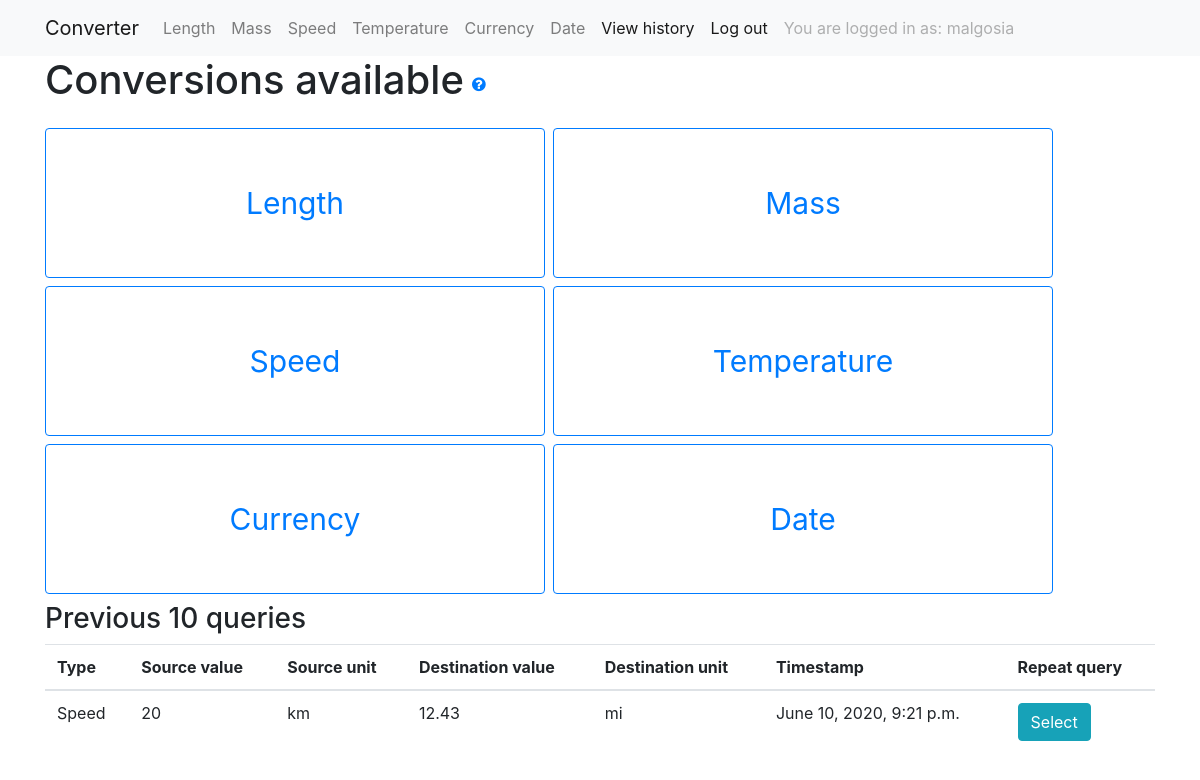
Page / (signed in) on the committed database.
### user_interface/models.py (models this page shows, shortened)
class Type(models.Model):
    measurement = models.CharField(max_length=50)
    def __str__(self):
        return self.measurement

class History(models.Model):
    timestamp = models.DateTimeField(auto_now_add=True)
    source_unit = models.ForeignKey('Unit', on_delete=models.CASCADE, related_name="source")
    source_value = models.CharField(max_length=200)
    destination_unit =  models.ForeignKey('Unit', on_delete=models.CASCADE, related_name="destination")
    destination_value = models.CharField(max_length=200)
    type = models.ForeignKey('Type', on_delete=models.CASCADE)
    user = models.ForeignKey(User, on_delete=models.CASCADE)

class Unit(models.Model):
    type = models.ForeignKey('Type', on_delete=models.CASCADE)
    to_base_multiplier = models.FloatField()
    to_base_adder = models.FloatField()
    unit = models.CharField(max_length=50)
    abbreviation = models.CharField(max_length=10)
    description = models.TextField()

### user_interface/views.py (the view)
# urls.py: path("", views.index, name="index"),
def index(request):
    types = Type.objects.all()
    context = {"types": types}
    if request.user.is_authenticated:
        queries = History.objects.filter(user__exact=request.user).order_by('-timestamp')[:10]
        context['queries'] = queries
    return render(request, "index.html", context)

### user_interface/templates/index.html (shortened to what this page needs)
{% extends "base.html" %} {% load static %} {% block page_content %}
<head>
</head>
<div class="d-flex flex-row bd-highlight mb-3">
    <h1 class="align-self-center">Conversions available</h1>
    <a href="javascript:void(0)" class="align-self-center m-2" onclick="toggle_visibility('instructions');">
<i class="fa fa-question-circle" aria-hidden="true"></i>
</a>
</div>
<div class="btn-toolbar" role="toolbar">
    {% for type in types %}
    <div class="mr-2 mb-2" role="group">
        <a href="{% url 'conversion_types' type.measurement %}">
            <button type="button" class="btn btn-primary btn-xl" onclick="this.blur();">{{ type.measurement }}</button>
        </a>
    </div>
    {% endfor %}
</div>
<h3>Previous 10 queries</h3>
{% if user.is_authenticated %}
<table class="table table-hover">
    <thead>
        <tr>
            <th>Type</th>
            <th>Source value</th>
            <th>Source unit</th>
            <th>Destination value</th>
            <th>Destination unit</th>
            <th>Timestamp</th>
            <th>Repeat query</th>
        </tr>
    </thead>
    <tbody>
        {% for query in queries %}
        <tr>
            <td>{{ query.type.measurement }}</td>
            <td>{{ query.source_value }}</td>
            <td>{{ query.source_unit.abbreviation }}</td>
            <td>{{ query.destination_value }}</td>
            <td>{{ query.destination_unit.abbreviation }}</td>
            <td>{{ query.timestamp }}</td>
            <td><a href="{% url 'conversion_types_history' query.type query.pk %}"><button type="button" name="button" class="btn btn-info">Select</button></a></td>
        </tr>
        {% endfor %}
    </tbody>
</table>
{% else %} You need to be logged in to view your history {% endif %} {% endblock %}

### converter/templates/base.html (shortened to what this page needs)
{% load static %}
<link rel="stylesheet" href="https://stackpath.bootstrapcdn.com/bootstrap/4.5.0/css/bootstrap.min.css">
<link rel="stylesheet" href="https://cdnjs.cloudflare.com/ajax/libs/font-awesome/4.7.0/css/font-awesome.min.css">
<nav class="navbar navbar-expand-lg navbar-light bg-light">
    <div class="container">
        <a class="navbar-brand" href="/">Converter</a>
        <div class="collapse navbar-collapse" id="navbarSupportedContent">
          <ul class="navbar-nav mr-auto">
            <li class="nav-item">
              <a class="nav-link" href="{% url 'conversion_types' 'Length'%}">Length</a>
            </li>
            <li class="nav-item">
              <a class="nav-link" href="{% url 'conversion_types' 'Mass'%}">Mass</a>
            </li>
            <li class="nav-item">
              <a class="nav-link" href="{% url 'conversion_types' 'Speed'%}">Speed</a>
            </li>
            <li class="nav-item">
              <a class="nav-link" href="{% url 'conversion_types' 'Temperature'%}">Temperature</a>
            </li>
            <li class="nav-item">
              <a class="nav-link" href="{% url 'conversion_types' 'Currency'%}">Currency</a>
            </li>
            <li class="nav-item">
              <a class="nav-link" href="{% url 'conversion_types' 'Date'%}">Date</a>
            </li>
            {% if user.is_authenticated %}
            <li class="nav-item active">
              <a class="nav-link" href="{% url 'user_history' %}">View history</a>
            </li>
            <li class="nav-item active">
              <a class="nav-link" href="{% url 'log_out_view' %}">Log out</a>
            </li>
            <li class="nav-link nav-item disabled">
              You are logged in as: {{ user }}
            </li>
            {% endif %}
          </ul>
        </div>
    </div>
</nav>
<div class="container">
    {% block page_content %}{% endblock %}
</div>

### user_interface/templates/index.html (style rules this page uses)
.btn-primary { color: #007bff; background-color: #fff; border-color: #007bff; }
.btn-xl { padding: auto auto; width: 500px; height: 150px; font-size: 30px; }

### rows in the picture
Type: measurement "Length"
Type: measurement "Mass"
Type: measurement "Speed"
Type: measurement "Temperature"
Type: measurement "Currency"
Type: measurement "Date"
History: type.measurement "Speed", source_value "20", source_unit.abbreviation "km", destination_value "12.43", destination_unit.abbreviation "mi", timestamp "June 10, 2020, 9:21 p.m."

### other values in the picture
{{ user }} "malgosia"
